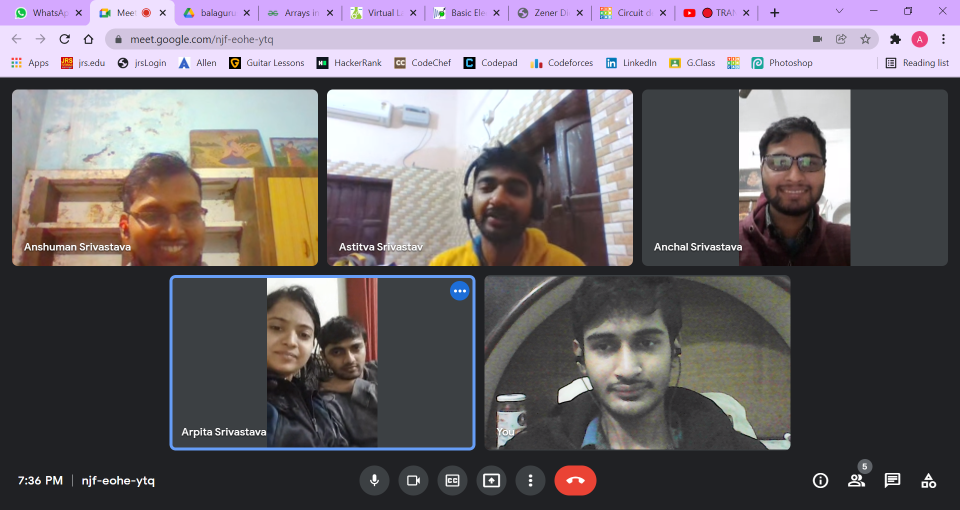
#> input picture Check.png, 1920 x 1020 px, found by its file name (shown at 1/2 size)
$ python pixel.py
#> lines starting #> are read from the running program, lines starting #| are printed output that depends on the picture
from turtle import color
from webbrowser import get
import cv2
from matplotlib import pyplot as plt

img = cv2.imread("check.png")
#> img is the input picture: shape (1020, 1920, 3); mean B, G, R 107.1, 102.4, 108.7

# cv2.imshow("image",img)
# img =cv2.cvtColor(img,cv2.COLOR_BGR2RGB)


any_pxl= img[0,0]
#> any_pxl = [255, 168, 212]
print(any_pxl)
#| [255 168 212]

in_img= img[250:,400:]
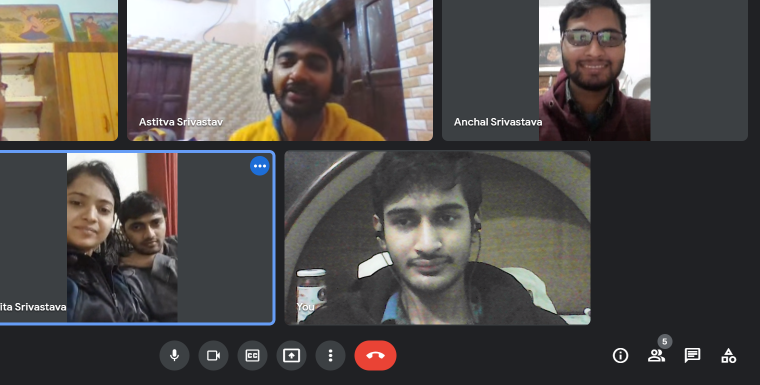
#> in_img: shape (770, 1520, 3) (shown at 1/2 size); mean B, G, R 78.5, 81.1, 84.8
print(in_img)
#> (printed output is left out)
out_img= cv2.resize(in_img,(800,500))
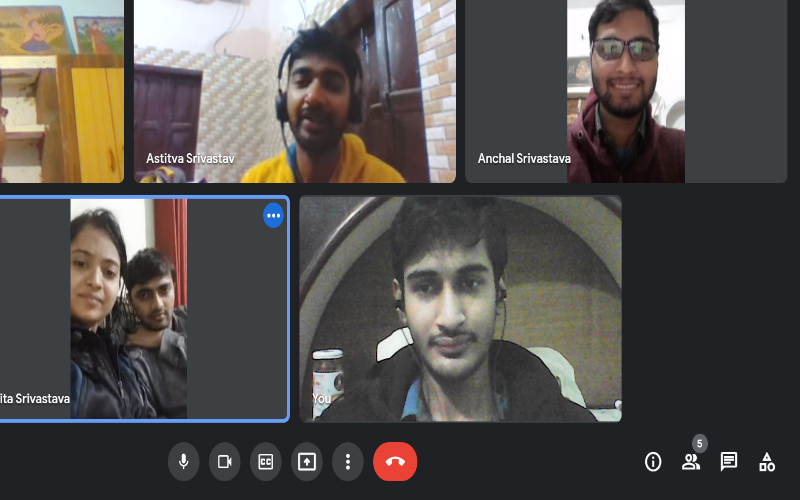
#> out_img: shape (500, 800, 3); mean B, G, R 78.4, 81, 84.7
cv2.imshow("in_img",out_img)

# [4 lines of commented-out code are left out]

cv2.waitKey(0)
